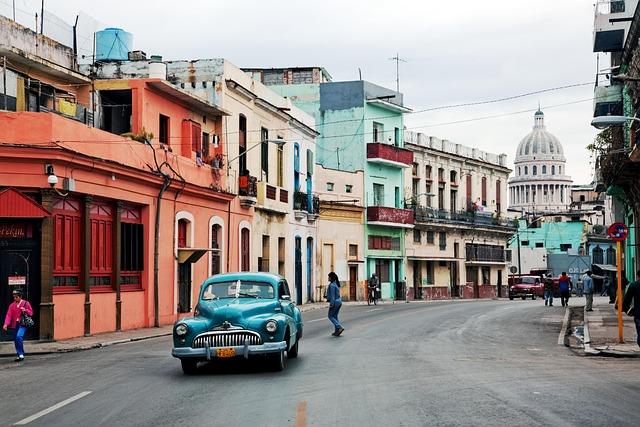
#> input picture images/cars.jpg, 640 x 427 px, found by its file name
$ python 6th_5importantFUNC.py
#> lines starting #> are read from the running program, lines starting #| are printed output that depends on the picture; after the words box and inside, x2 and y2 are one past the last pixel; in counts of white or black regions, pixels touching at a corner belong together
import cv2

img = cv2.imread('E:\OpenCV Image detections\images\cars.jpg')
#> img is the input picture: shape (427, 640, 3); mean B, G, R 136.9, 140.7, 149.5
cv2.imshow('image', img)

#grayscale
gray = cv2.cvtColor(img, cv2.COLOR_BGR2GRAY) #grayscale
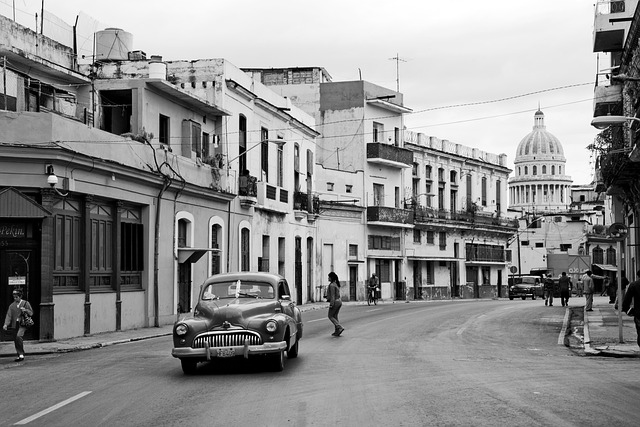
#> gray: shape (427, 640); min 0, max 255, mean 142.9
cv2.imshow('grayscale', gray)

color = cv2.cvtColor(img, cv2.COLOR_BGR2HLS)
#> color: shape (427, 640, 3); mean of channels 0, 1, 2 61.9, 143.6, 69.2
cv2.imshow('color', color)

#blur
blur = cv2.GaussianBlur(img, (3,3), cv2.BORDER_DEFAULT)
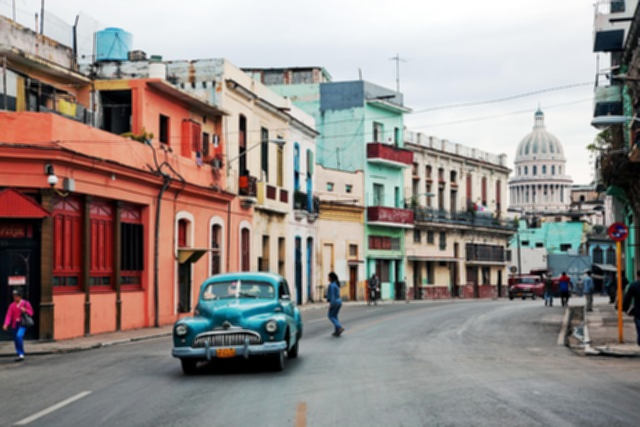
#> blur: shape (427, 640, 3); mean B, G, R 136.9, 140.7, 149.5
cv2.imshow('blue', blur)

#Edge cascade
canny = cv2.Canny(blur, 125, 175)
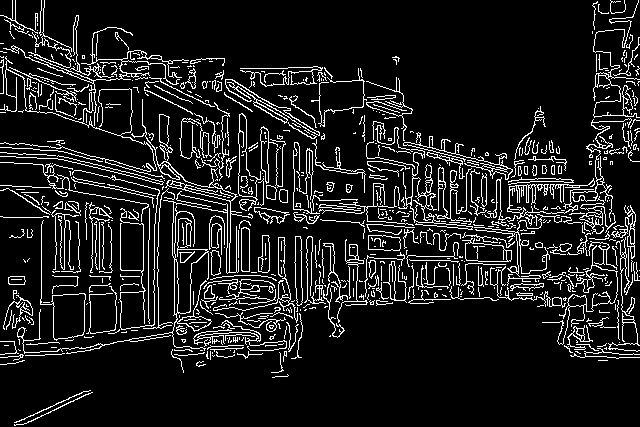
#> canny: shape (427, 640); 11.1% white in thin lines or dots
cv2.imshow('edge', canny)

#dilate
dilated = cv2.dilate(canny, (3,3), iterations=3)
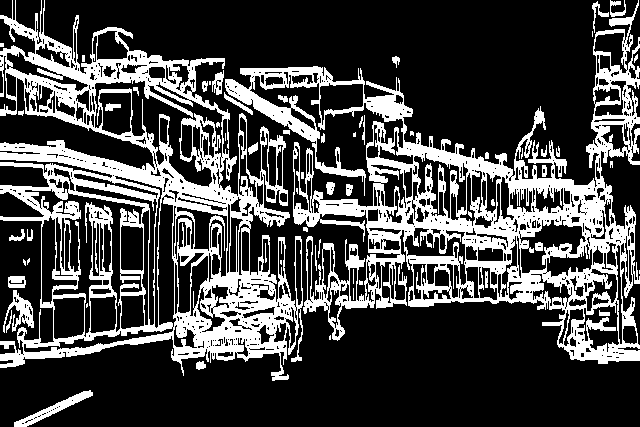
#> dilated: shape (427, 640); 27% white; 62 white regions (21 under 20 px), largest, box (x1, y1, x2, y2) and area: (225, 0, 640, 364) 35411, (0, 0, 303, 381) 34895, (14, 390, 93, 427) 642
cv2.imshow('dialet', dilated)

#eroded
eroded = cv2.erode(img, (3,3), iterations=3)
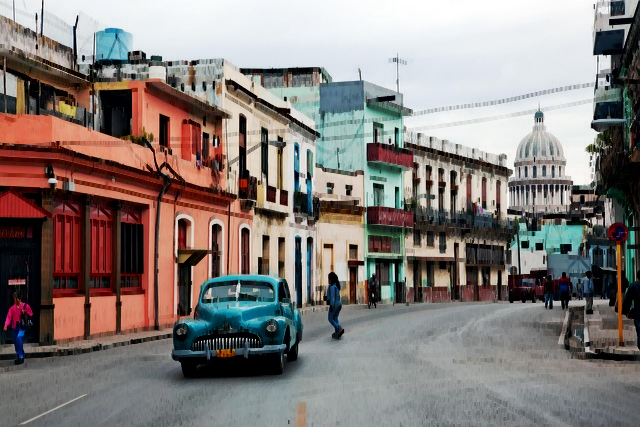
#> eroded: shape (427, 640, 3); mean B, G, R 122.2, 125.7, 133.9
cv2.imshow('eroded', eroded)

#resized
resized = cv2.resize(img, (500,400), interpolation=cv2.INTER_CUBIC)
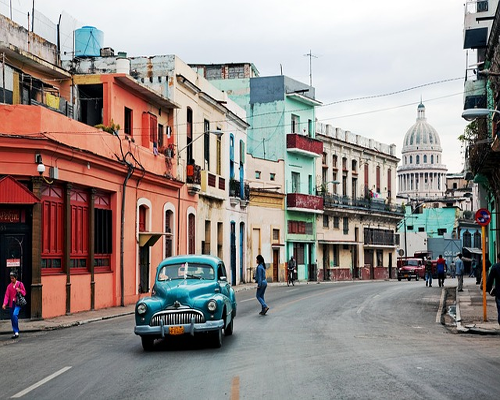
#> resized: shape (400, 500, 3); mean B, G, R 136.9, 140.7, 149.6
cv2.imshow('resize', resized)


#crop
cropped = img[50:300, 300:500]
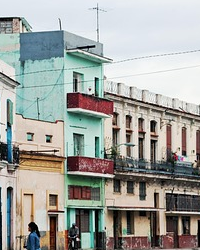
#> cropped: shape (250, 200, 3); mean B, G, R 158.6, 163.1, 161.3
cv2.imshow('corp', cropped)

cv2.waitKey(0)
